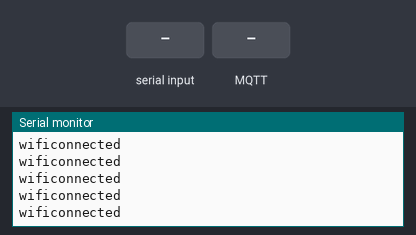
A sketch run on a simulated ESP8266 (NodeMCU). On the bench: the last lines printed to the serial monitor. The inputs (shaded band) are chosen by the test bench. WiFi joins after 1.5 s; servers stay silent unless stated; no MQTT or app messages arrive unless stated.

Above: at 2.7 s.
2.8 s: "n90\n" received over Serial
At 3.5 s:
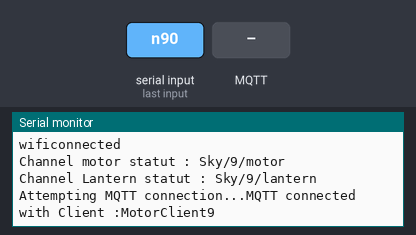
4.3 s: MQTT message "n" arrives on the first subscribed topic
At 4.8 s:
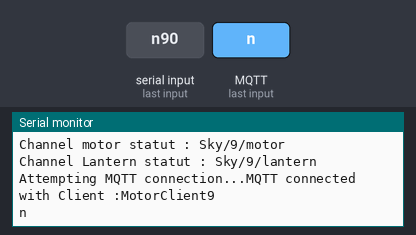

The sketch:

Wifi-module.ino
```cpp
#include <ESP8266WiFi.h>
#include <PubSubClient.h>

//Name variable
int nomMotor = 0;
boolean nameSetup = false;
char motorState[20]; //Nom du channel du moteur
char lanternState[20]; //Nom du channel de la lantern

// Update these with values suitable for your network.
const char* ssid = "SkylanternBox"; //Nom du reseau
const char* password = "Undefined"; // MDP du reseau
const char* mqtt_server = "192.168.1.8"; //Ip du server

WiFiClient espClient;
PubSubClient client(espClient);
boolean bConnected = false;

//Serial communication
String outputString = "";
String inputString ="";
boolean stringComplete = false;  // whether the string is complete

void setup() {
  Serial.begin(9600);

  setup_wifi(); //Connecter l'arduino
  client.setServer(mqtt_server, 1883); // Setup du serveur
  client.setCallback(callback);

}

void loop() {
  //Indique au Trinket la connection au wifi
  wifiConnected();

  //si le client se deconnecte
  if (!client.connected() && nameSetup) {
    reconnect();
  }
  client.loop(); // Recupere les messages dans le channel


  serialEvent(); //call the function

  // print the string when a newline arrives:
  if (stringComplete) {
    //Serial.println(outputString);

    //recupere le numero du groupe
    if(outputString.charAt(0) == 'n' && nameSetup == false){
       char bufN = outputString.charAt(1);
       nomMotor = bufN-'0';
       setup_name();
     }
    //Si nom setup, envoi les message du trinket au serveur
    else if(nameSetup){
      int str_len = outputString.length() + 1;
      char message_buf[str_len];
      outputString.toCharArray(message_buf,str_len);
      client.publish(motorState, message_buf); // Choix du channel qui envoi
     }
    // clear the string:
    outputString = "";
    stringComplete = false;
  }

}

void serialEvent() {
  while (Serial.available()) {
    // get the new byte:
    char inChar = (char)Serial.read();

    // if the incoming character is a "," = set a flag
    if (inChar == '\n') {
      stringComplete = true;
    }
    // add it to the inputString:
    else{
    outputString += inChar;
    }
  }
}
```

setup.ino
```cpp
void setup_name(){
  snprintf (motorState, 20, "Sky/%d/motor", nomMotor); //Channel statut lantern
  Serial.print("Channel motor statut : ");
  Serial.println(motorState);

  snprintf (lanternState, 20, "Sky/%d/lantern", nomMotor); //Channel statut lantern
  Serial.print("Channel Lantern statut : ");
  Serial.println(lanternState);

  nameSetup = true;
}


void setup_wifi() {

  delay(10);
  // We start by connecting to a WiFi network
  Serial.println();
  Serial.print("Connecting to ");
  Serial.println(ssid);

  WiFi.begin(ssid, password);

  while (WiFi.status() != WL_CONNECTED) {
    delay(500);
    Serial.print(".");
  }

  Serial.println("");
  Serial.println("WiFi connected");
  Serial.println("IP address: ");
  Serial.println(WiFi.localIP());

  bConnected =true;
}

void callback(char* topic, byte* payload, unsigned int length) {
  for (int i = 0; i < length; i++) {
    Serial.print((char)payload[i]);
  }
  Serial.println();
}

void reconnect() {
  // Loop until we're reconnected
  while (!client.connected()) {
    Serial.print("Attempting MQTT connection...");

    // Create random name client
    char nameClient[20];
    snprintf (nameClient, 20, "MotorClient%d", nomMotor);

    //connection
    if (client.connect(nameClient)) {
      Serial.print("MQTT connected with Client :");
      Serial.println(nameClient);

      // ... and resubscribe
      client.subscribe(lanternState); //Choix du chanel de recuperation
    } else {
      Serial.print("failed, rc=");
      Serial.print(client.state());
      Serial.println(" try again in 5 seconds");
      // Wait 5 seconds before retrying
      delay(5000);
    }
  }
}
void wifiConnected(){
  if(bConnected && nameSetup == false){
    Serial.println("wificonnected");
    delay(100);
  }
}
```

Measured:
- after the input at 2.8 s, the serial monitor: prints a new line at once (image 1)
- after the input at 4.3 s, the serial monitor: prints a new line at once (image 2)
